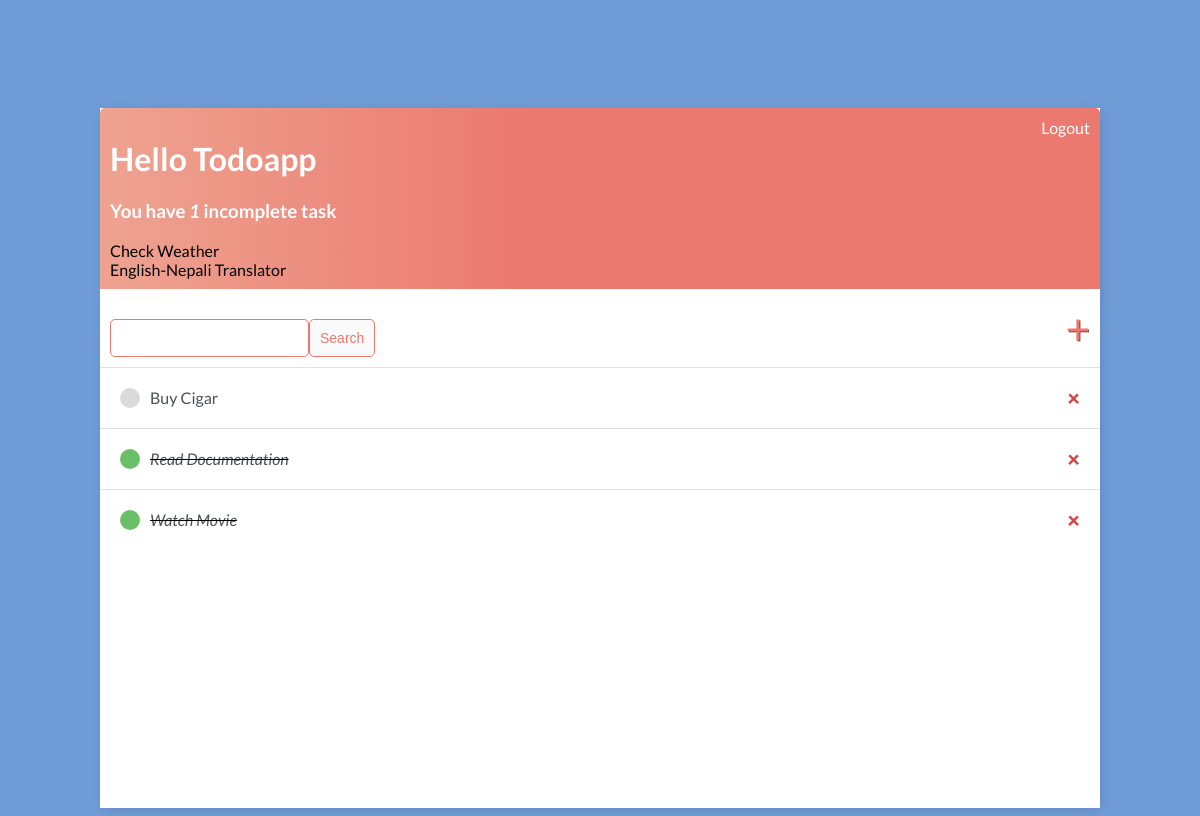
The app's page / (signed in), older data.
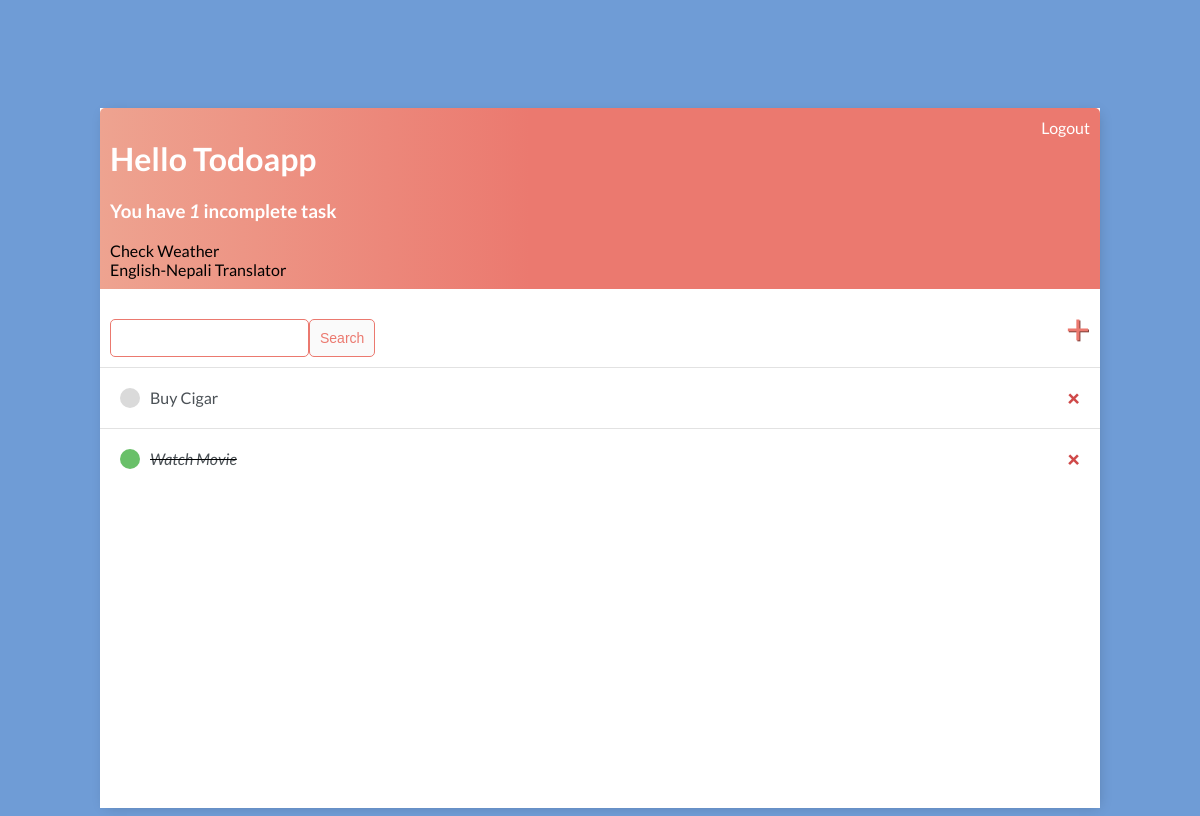
The same page, newer data.
### main/models.py (models this page shows)
class Task(models.Model):
    user = models.ForeignKey(User, on_delete=models.CASCADE, null=True, blank=True)
    title = models.CharField(max_length=100)
    description = models.TextField(blank=True, null=True)
    complete = models.BooleanField(default=False)
    created = models.DateTimeField(auto_now_add=True)
    def __str__(self):
        return self.title
    class Meta:
        ordering = ['complete']

### main/views.py (the view)
# urls.py: path('',TaskList.as_view(), name='tasks'),
class TaskList(LoginRequiredMixin, ListView):
    model = Task
    context_object_name = 'tasks'
    def get_context_data(self, **kwargs):
        context = super().get_context_data(**kwargs)
        context['tasks'] = context['tasks'].filter(user=self.request.user)
        context['count'] = context['tasks'].filter(complete=False).count()
        search_input = self.request.GET.get('search-area') or ''
        if search_input:
            context['tasks'] = context['tasks'].filter(title__icontains=search_input)
        context['search_input'] = search_input
        return context

### main/templates/main/task_list.html
{% extends 'main/base.html' %}
{% block content %}
<div class="header-bar">
    <div>
        <h1>Hello {{ request.user|title }}</h1>
        <h3 style="margin: 0;">You have <i>{{count}}</i> incomplete task{{count|pluralize:"s"}}</h3>
        <br>
        <div>
            <a style="color: black;" href="{% url 'weather:weather' %}">Check Weather</a>
            <br>
            <a style="color: black;"href="{% url 'translator:translator' %}">English-Nepali Translator</a>
        </div>
    </div>
    {% if request.user.is_authenticated %}
        <a href="{% url 'logout' %}">Logout</a>
    {% else %}
        <a href="{% url 'login' %}">Log-in</a>
    {% endif %}
</div>
<div id="search-add-wrapper">
    <form style="margin-top: 20px;display: flex;" method="GET">
        <input type="text" name="search-area" value="{{search_input}}">
        <input class="button" type="submit" value="Search">
    </form>
    <a id="add-link" href="{% url 'task-create' %}">&#x2b;</a>
</div>
<div class="task-items-wrapper">
    {% for task in tasks %}
    <div class="task-wrapper">
        {% if task.complete %}
            <div class="task-title">
                <div class="task-complete-icon"></div>
                    <i><s><a href="{% url 'task-update' task.id %}">{{task}}</a></s></i>
                </div>
                <a class="delete-link" href="{% url 'task-delete' task.id %}">&#215;</a>
        {% else %}
        <div class="task-title">
            <div class="task-incomplete-icon"></div>
                <a href="{% url 'task-update' task.id %}">{{task}}</a>
            </div>
        <a class="delete-link" href="{% url 'task-delete' task.id %}">&#215;</a>
        {% endif %}
    </div>
    {%empty%}
    <h3>No items in List</h3>
    {%endfor%}
</div>
{%  endblock content%}

### main/templates/main/base.html (shortened to what this page needs)
<!DOCTYPE html>
<html lang="en">
<head>
</head>
<body>
   <div class="container">
    {% block content %}
    {% endblock content %}
   </div>
</body>
</html>

### main/templates/main/base.html (style rules this page uses)
body { background-color:rgb(111, 156, 214); font-family: 'Lato', sans-serif; padding-top: 100px; }
h1,h2,h3,h4,h5,h6, { font-family: 'Raleway', sans-serif; }
a,p { color: #4b5156 }
.container { max-width: 1000px; height: 700px; margin: auto; background-color: #fff; -webkit-box-shadow: 2px 2px 13px -4px rgba(0,0,0,0.21); box-shadow: 2px 2px 13px -4px rgba(0,0,0,0.21); }
.header-bar { display:flex; justify-content: space-between; color: #fff; padding: 10px; border-radius: 5px 5px 0 0; background: linear-gradient(90deg, #EEA390 0%, #eb796f 43%, #eb796f 100%); }
.header-bar a { color: #fff; text-decoration: none }
.task-wrapper { display: flex; align-items: center; justify-content: space-between; padding: 20px; background-color: #fff; border-top: 1px solid rgb(226,226,226); }
.task-title { display: flex; }
.task-title a { text-decoration: none; color: #4b5156; margin-left: 10px; }
.task-complete-icon { height: 20px; width: 20px; background-color: rgb(105, 192, 105); border-radius: 50%; }
.task-incomplete-icon { height: 20px; width: 20px; background-color: rgb(218, 218, 218); border-radius: 50%; }
.delete-link { text-decoration: none; font-weight: 900; color: #cf4949; font-size: 22px; line-height: 0; }
#search-add-wrapper { display: flex; justify-content: space-between; align-items: center; padding: 10px; }
#add-link { color: #eb796f; text-decoration: none; font-size: 42px; text-shadow: 1px 1px #81413b; }
input[type=text], input[type=password], textarea { border: 1px solid #eb796f; border-radius: 5px; padding: 10px; width: 90%; }
.button { border: 1px solid #eb796f; background-color: #fafafa; color: #eb796f; padding: 10px; font-size: 14px; border-radius: 5px; cursor: pointer; text-decoration: none; }

Row changes from the older to the newer data that the page shows:
removed Task: title "Read Documentation"
